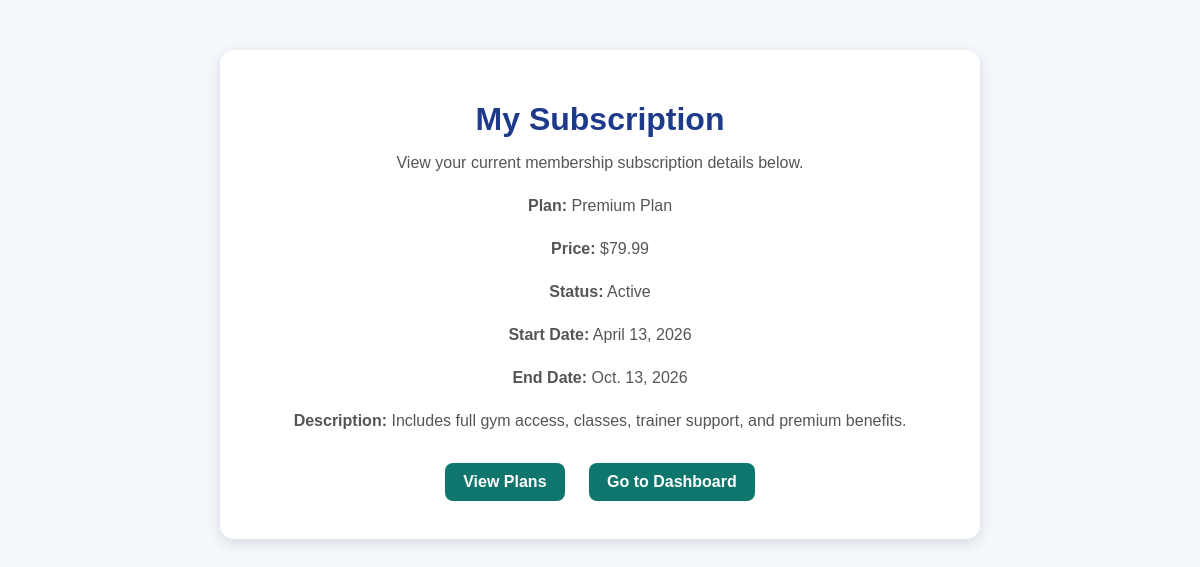
The page /subscriptions/my-subscription/ (signed in) on the database as committed earlier.
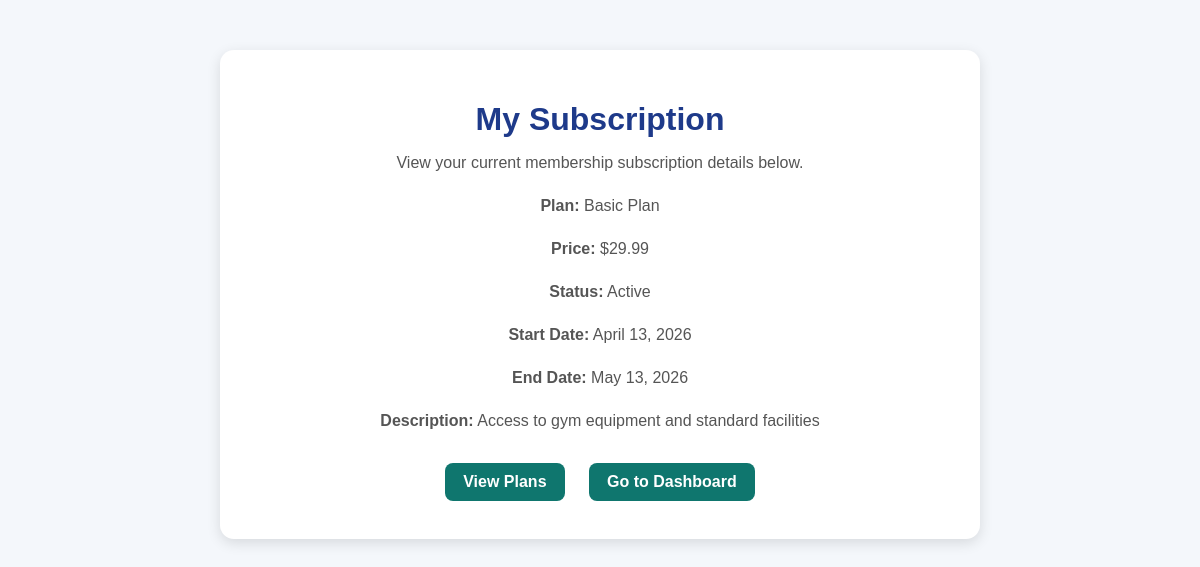
The same page on the database as committed later.
### subscriptions/models.py (models this page shows, shortened)
class Subscription(models.Model):
    member = models.ForeignKey(User, on_delete=models.CASCADE)
    plan = models.ForeignKey(MembershipPlan, on_delete=models.CASCADE)
    start_date = models.DateField(auto_now_add=True)
    end_date = models.DateField()
    status = models.CharField(max_length=20, default='Active')

class MembershipPlan(models.Model):
    name = models.CharField(max_length=100)
    price = models.DecimalField(max_digits=8, decimal_places=2)
    duration_months = models.IntegerField()
    description = models.TextField()

### subscriptions/views.py (the view)
# urls.py: path('my-subscription/', views.my_subscription, name='my_subscription'),
@login_required
def my_subscription(request):
    subscription = Subscription.objects.filter(
        member=request.user,
        status='Active'
    ).order_by('-start_date').first()
    return render(request, 'subscriptions/my_subscription.html', {'subscription': subscription})

### subscriptions/templates/subscriptions/my_subscription.html (shortened to what this page needs)
{% load static %}
<!DOCTYPE html>
<html lang="en">
<head>
    <link rel="stylesheet" href="{% static 'members/style.css' %}">
</head>
<body>
    <div class="container">
        <h1>My Subscription</h1>
        <p>View your current membership subscription details below.</p>
        {% if subscription %}
            <p><strong>Plan:</strong> {{ subscription.plan.name }}</p>
            <p><strong>Price:</strong> ${{ subscription.plan.price }}</p>
            <p><strong>Status:</strong> {{ subscription.status }}</p>
            <p><strong>Start Date:</strong> {{ subscription.start_date }}</p>
            <p><strong>End Date:</strong> {{ subscription.end_date }}</p>
            <p><strong>Description:</strong> {{ subscription.plan.description }}</p>
        {% else %}
            <p>You do not have an active subscription yet.</p>
        {% endif %}
        <div class="nav-links">
            <a href="/subscriptions/plans/">View Plans</a>
            <a href="{% url 'dashboard' %}">Go to Dashboard</a>
        </div>
    </div>
</body>
</html>

Rows that differ between the two databases and show on the page:
no longer on this page (row edited): Subscription: plan.name "Premium Plan", plan.price "79.99", status "Active", start_date "April 13, 2026", end_date "Oct. 13, 2026", plan.description "Includes full gym access, classes, trainer support, and premium benefits."
added Subscription: plan.name "Basic Plan", plan.price "29.99", status "Active", start_date "April 13, 2026", end_date "May 13, 2026", plan.description "Access to gym equipment and standard facilities"
